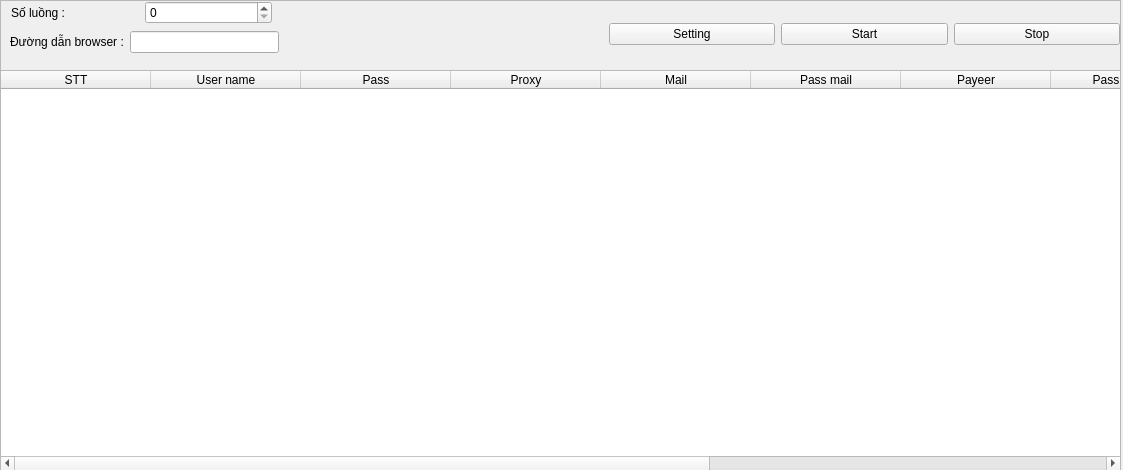
<?xml version="1.0" encoding="UTF-8"?>
<ui version="4.0">
 <class>MainWindow</class>
 <widget class="QMainWindow" name="MainWindow">
  <property name="geometry">
   <rect>
    <x>0</x>
    <y>0</y>
    <width>1123</width>
    <height>470</height>
   </rect>
  </property>
  <property name="windowTitle">
   <string>MainWindow</string>
  </property>
  <widget class="QWidget" name="centralwidget">
   <widget class="QFrame" name="main_01">
    <property name="geometry">
     <rect>
      <x>0</x>
      <y>0</y>
      <width>1121</width>
      <height>71</height>
     </rect>
    </property>
    <property name="frameShape">
     <enum>QFrame::StyledPanel</enum>
    </property>
    <property name="frameShadow">
     <enum>QFrame::Raised</enum>
    </property>
    <widget class="QWidget" name="cai_dat_chung" native="true">
     <property name="geometry">
      <rect>
       <x>0</x>
       <y>0</y>
       <width>291</width>
       <height>71</height>
      </rect>
     </property>
     <widget class="QWidget" name="widget_3" native="true">
      <property name="geometry">
       <rect>
        <x>0</x>
        <y>0</y>
        <width>291</width>
        <height>31</height>
       </rect>
      </property>
      <widget class="QWidget" name="">
       <property name="geometry">
        <rect>
         <x>11</x>
         <y>1</y>
         <width>261</width>
         <height>24</height>
        </rect>
       </property>
       <layout class="QHBoxLayout" name="horizontalLayout_2">
        <item>
         <widget class="QLabel" name="so_luong_text">
          <property name="text">
           <string>Số luồng :</string>
          </property>
         </widget>
        </item>
        <item>
         <widget class="QSpinBox" name="so_luong"/>
        </item>
       </layout>
      </widget>
     </widget>
     <widget class="QWidget" name="widget_4" native="true">
      <property name="geometry">
       <rect>
        <x>0</x>
        <y>30</y>
        <width>291</width>
        <height>31</height>
       </rect>
      </property>
      <widget class="QWidget" name="">
       <property name="geometry">
        <rect>
         <x>10</x>
         <y>0</y>
         <width>269</width>
         <height>24</height>
        </rect>
       </property>
       <layout class="QHBoxLayout" name="horizontalLayout_3">
        <item>
         <widget class="QLabel" name="Duong_dan_browser_text">
          <property name="text">
           <string>Đường dẫn browser :</string>
          </property>
         </widget>
        </item>
        <item>
         <widget class="QLineEdit" name="link_browser"/>
        </item>
       </layout>
      </widget>
     </widget>
    </widget>
    <widget class="QWidget" name="button_main" native="true">
     <property name="geometry">
      <rect>
       <x>599</x>
       <y>0</y>
       <width>521</width>
       <height>71</height>
      </rect>
     </property>
     <widget class="QWidget" name="">
      <property name="geometry">
       <rect>
        <x>10</x>
        <y>9</y>
        <width>511</width>
        <height>51</height>
       </rect>
      </property>
      <layout class="QHBoxLayout" name="horizontalLayout">
       <item>
        <widget class="QPushButton" name="Setting_button">
         <property name="text">
          <string>Setting</string>
         </property>
        </widget>
       </item>
       <item>
        <widget class="QPushButton" name="Start_button">
         <property name="text">
          <string>Start</string>
         </property>
        </widget>
       </item>
       <item>
        <widget class="QPushButton" name="Stop_button">
         <property name="text">
          <string>Stop</string>
         </property>
        </widget>
       </item>
      </layout>
     </widget>
    </widget>
   </widget>
   <widget class="QFrame" name="Main_02">
    <property name="geometry">
     <rect>
      <x>0</x>
      <y>70</y>
      <width>1121</width>
      <height>401</height>
     </rect>
    </property>
    <property name="frameShape">
     <enum>QFrame::StyledPanel</enum>
    </property>
    <property name="frameShadow">
     <enum>QFrame::Raised</enum>
    </property>
    <widget class="QTableWidget" name="Bang_acc">
     <property name="geometry">
      <rect>
       <x>0</x>
       <y>0</y>
       <width>1121</width>
       <height>401</height>
      </rect>
     </property>
     <attribute name="horizontalHeaderDefaultSectionSize">
      <number>150</number>
     </attribute>
     <column>
      <property name="text">
       <string>STT</string>
      </property>
     </column>
     <column>
      <property name="text">
       <string>User name</string>
      </property>
     </column>
     <column>
      <property name="text">
       <string>Pass</string>
      </property>
     </column>
     <column>
      <property name="text">
       <string>Proxy</string>
      </property>
     </column>
     <column>
      <property name="text">
       <string>Mail</string>
      </property>
     </column>
     <column>
      <property name="text">
       <string>Pass mail</string>
      </property>
     </column>
     <column>
      <property name="text">
       <string>Payeer</string>
      </property>
     </column>
     <column>
      <property name="text">
       <string>Pass payeer</string>
      </property>
     </column>
     <column>
      <property name="text">
       <string>User name</string>
      </property>
     </column>
     <column>
      <property name="text">
       <string>Secret сode</string>
      </property>
     </column>
     <column>
      <property name="text">
       <string/>
      </property>
     </column>
    </widget>
   </widget>
   <widget class="QSplitter" name="splitter">
    <property name="geometry">
     <rect>
      <x>0</x>
      <y>0</y>
      <width>0</width>
      <height>0</height>
     </rect>
    </property>
    <property name="orientation">
     <enum>Qt::Vertical</enum>
    </property>
   </widget>
   <widget class="QWidget" name="">
    <property name="geometry">
     <rect>
      <x>0</x>
      <y>0</y>
      <width>2</width>
      <height>2</height>
     </rect>
    </property>
    <layout class="QVBoxLayout" name="verticalLayout"/>
   </widget>
  </widget>
 </widget>
 <resources/>
 <connections/>
</ui>
